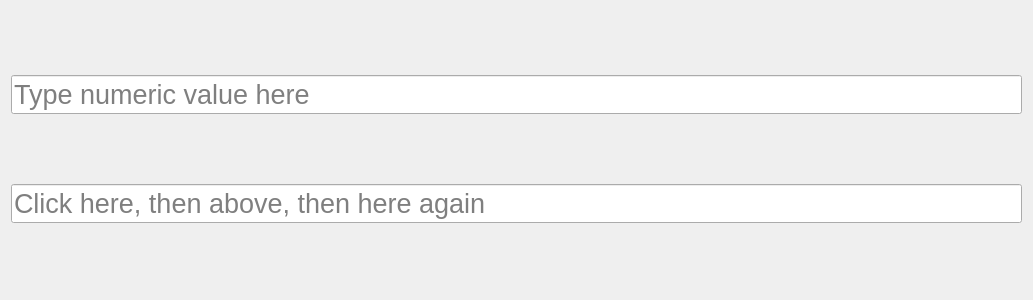
<?xml version="1.0" encoding="UTF-8"?>
<ui version="4.0">
 <class>MainWindow</class>
 <widget class="QMainWindow" name="MainWindow">
  <property name="geometry">
   <rect>
    <x>0</x>
    <y>0</y>
    <width>1033</width>
    <height>300</height>
   </rect>
  </property>
  <property name="windowTitle">
   <string>MainWindow</string>
  </property>
  <widget class="QWidget" name="centralWidget">
   <layout class="QVBoxLayout" name="verticalLayout">
    <item>
     <widget class="QLineEdit" name="lineEdit">
      <property name="font">
       <font>
        <pointsize>20</pointsize>
       </font>
      </property>
      <property name="placeholderText">
       <string>Type numeric value here</string>
      </property>
     </widget>
    </item>
    <item>
     <widget class="QLineEdit" name="lineEdit_2">
      <property name="font">
       <font>
        <pointsize>20</pointsize>
       </font>
      </property>
      <property name="placeholderText">
       <string>Click here, then above, then here again</string>
      </property>
     </widget>
    </item>
   </layout>
  </widget>
 </widget>
 <layoutdefault spacing="6" margin="11"/>
 <resources/>
 <connections/>
</ui>
